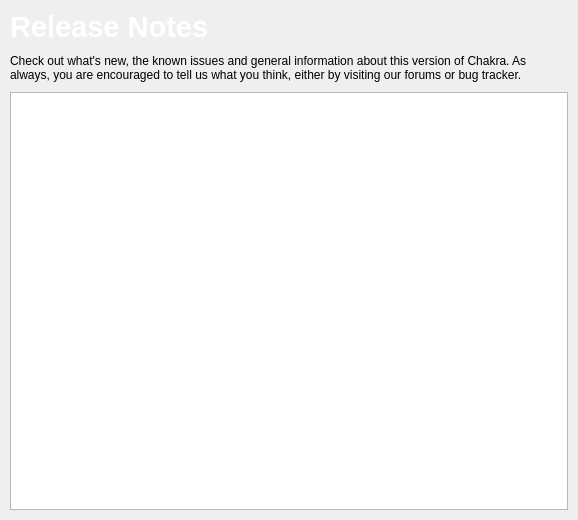
<?xml version="1.0" encoding="UTF-8"?>
<ui version="4.0">
 <class>tribeReleaseNotes</class>
 <widget class="QWidget" name="tribeReleaseNotes">
  <property name="geometry">
   <rect>
    <x>0</x>
    <y>0</y>
    <width>578</width>
    <height>520</height>
   </rect>
  </property>
  <property name="windowTitle">
   <string>Release Notes</string>
  </property>
  <layout class="QVBoxLayout" name="verticalLayout">
   <property name="spacing">
    <number>10</number>
   </property>
   <property name="margin">
    <number>10</number>
   </property>
   <item>
    <widget class="QLabel" name="label">
     <property name="sizePolicy">
      <sizepolicy hsizetype="Preferred" vsizetype="Maximum">
       <horstretch>0</horstretch>
       <verstretch>0</verstretch>
      </sizepolicy>
     </property>
     <property name="maximumSize">
      <size>
       <width>16777215</width>
       <height>50</height>
      </size>
     </property>
     <property name="font">
      <font>
       <pointsize>14</pointsize>
      </font>
     </property>
     <property name="text">
      <string>&lt;!DOCTYPE HTML PUBLIC &quot;-//W3C//DTD HTML 4.0//EN&quot; &quot;http://www.w3.org/TR/REC-html40/strict.dtd&quot;&gt;
&lt;html&gt;&lt;head&gt;&lt;meta name=&quot;qrichtext&quot; content=&quot;1&quot; /&gt;&lt;style type=&quot;text/css&quot;&gt;
p, li { white-space: pre-wrap; }
&lt;/style&gt;&lt;/head&gt;&lt;body style=&quot; font-family:'Sans Serif'; font-size:9pt; font-weight:400; font-style:normal;&quot;&gt;
&lt;p style=&quot; margin-top:0px; margin-bottom:0px; margin-left:0px; margin-right:0px; -qt-block-indent:0; text-indent:0px; font-size:10pt;&quot;&gt;&lt;span style=&quot; font-size:22pt; font-weight:600; color:#ffffff;&quot;&gt;Release Notes&lt;/span&gt;&lt;/p&gt;&lt;/body&gt;&lt;/html&gt;</string>
     </property>
    </widget>
   </item>
   <item>
    <widget class="QLabel" name="label_2">
     <property name="sizePolicy">
      <sizepolicy hsizetype="Preferred" vsizetype="Preferred">
       <horstretch>0</horstretch>
       <verstretch>0</verstretch>
      </sizepolicy>
     </property>
     <property name="text">
      <string>Check out what's new, the known issues and general information about this version of Chakra. As always, you are encouraged to tell us what you think, either by visiting our forums or bug tracker.</string>
     </property>
     <property name="wordWrap">
      <bool>true</bool>
     </property>
    </widget>
   </item>
   <item>
    <widget class="QTextEdit" name="textEdit">
     <property name="sizePolicy">
      <sizepolicy hsizetype="Expanding" vsizetype="Expanding">
       <horstretch>0</horstretch>
       <verstretch>0</verstretch>
      </sizepolicy>
     </property>
     <property name="readOnly">
      <bool>true</bool>
     </property>
     <property name="html">
      <string>&lt;!DOCTYPE HTML PUBLIC &quot;-//W3C//DTD HTML 4.0//EN&quot; &quot;http://www.w3.org/TR/REC-html40/strict.dtd&quot;&gt;
&lt;html&gt;&lt;head&gt;&lt;meta name=&quot;qrichtext&quot; content=&quot;1&quot; /&gt;&lt;style type=&quot;text/css&quot;&gt;
p, li { white-space: pre-wrap; }
&lt;/style&gt;&lt;/head&gt;&lt;body style=&quot; font-family:'Sans Serif'; font-size:17pt; font-weight:400; font-style:normal;&quot;&gt;
&lt;p style=&quot;-qt-paragraph-type:empty; margin-top:0px; margin-bottom:0px; margin-left:0px; margin-right:0px; -qt-block-indent:0; text-indent:0px; font-family:'Liberation Sans'; font-size:8pt;&quot;&gt;&lt;/p&gt;&lt;/body&gt;&lt;/html&gt;</string>
     </property>
    </widget>
   </item>
  </layout>
 </widget>
 <resources>
  <include location="tribe.qrc"/>
 </resources>
 <connections/>
</ui>
